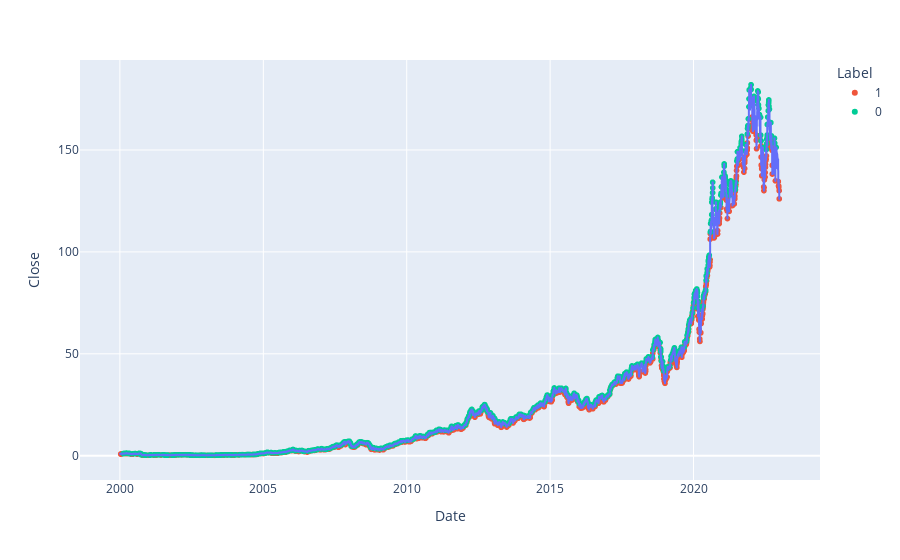

Notebook source saved alongside this figure:
### Code cell
fig = px.scatter(labeled_df, x='Date', y='Close', color='Label')
# add a line plot to the scatter plot of the Close price
fig.add_trace(px.line(labeled_df, x='Date', y='Close').data[0])

### Figure 1 — Plotly figure (JSON) as saved in the notebook; plotly's stock layout.template omitted (floating-point values rounded to 4 significant figures; data arrays with more than 128 entries replaced by an {"elided": "..."} marker saying what was removed)
{"data": [{"hovertemplate": "Label=1<br>Date=%{x}<br>Close=%{y}<extra></extra>", "legendgroup": "1", "marker": {"color": "#EF553B", "symbol": "circle"}, "mode": "markers", "name": "1", "showlegend": true, "type": "scattergl", "x": {"elided": "1247 str values"}, "xaxis": "x", "y": {"elided": "1247 float values"}, "yaxis": "y"}, {"hovertemplate": "Label=0<br>Date=%{x}<br>Close=%{y}<extra></extra>", "legendgroup": "0", "marker": {"color": "#00cc96", "symbol": "circle"}, "mode": "markers", "name": "0", "showlegend": true, "type": "scattergl", "x": {"elided": "1170 str values"}, "xaxis": "x", "y": {"elided": "1170 float values"}, "yaxis": "y"}, {"hovertemplate": "Date=%{x}<br>Close=%{y}<extra></extra>", "legendgroup": "", "line": {"color": "#636efa", "dash": "solid"}, "marker": {"symbol": "circle"}, "mode": "lines", "name": "", "showlegend": false, "type": "scattergl", "x": {"elided": "5787 str values"}, "xaxis": "x", "y": {"elided": "5787 float values"}, "yaxis": "y"}], "layout": {"legend": {"title": {"text": "Label"}, "tracegroupgap": 0}, "margin": {"t": 60}, "xaxis": {"anchor": "y", "domain": [0, 1], "title": {"text": "Date"}}, "yaxis": {"anchor": "x", "domain": [0, 1], "title": {"text": "Close"}}}}
